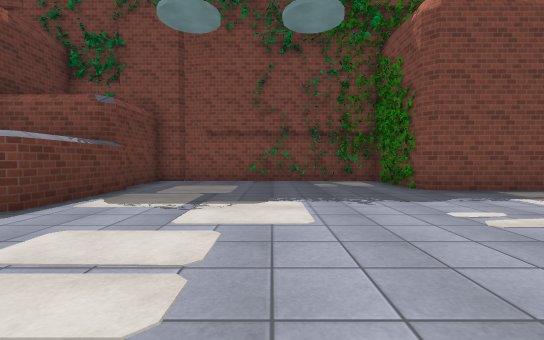
view 1 (above)

19 first-person views from a walk through a scene from a Unity 3-D project. The camera is 1.2 m above the floor, tilts 2° down and sees 90° across. The floor is counted in squares, 2 m on a side. Each view is taken from the middle of a square. On the plan, view 1 faces up. The plan holds only what a view shows up to about 9 squares ahead; the rest is blank. The place goes on beyond the plan. Surface patterns are stand-ins for the level's own textures.

view 2
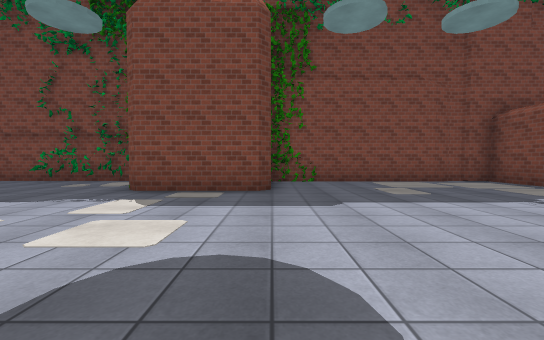

view 3
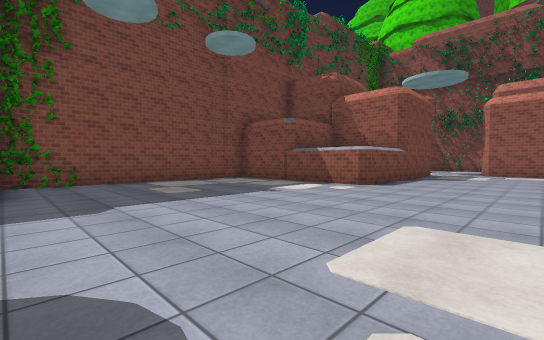

view 4
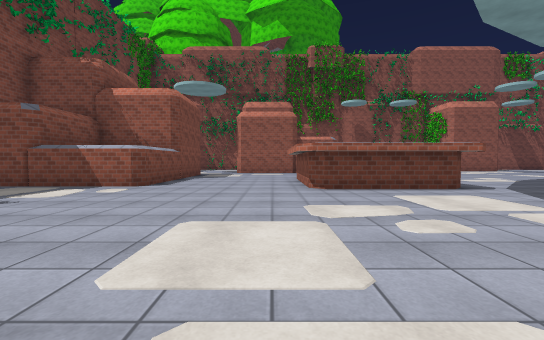

view 5
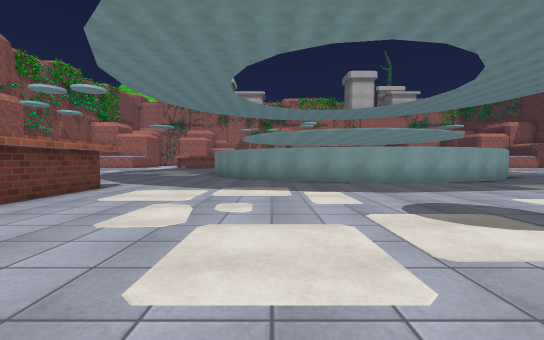

view 6
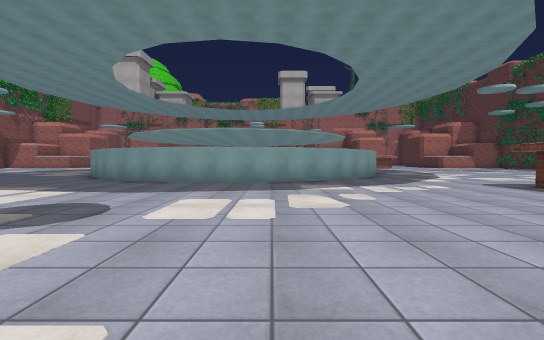

view 7
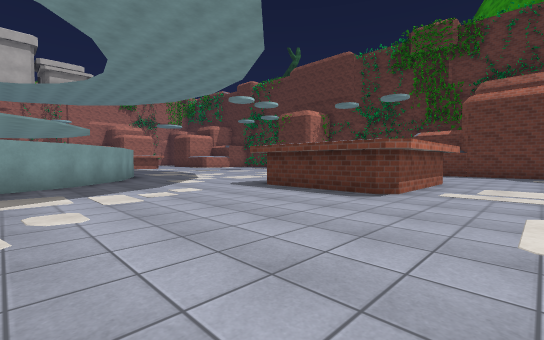

view 8
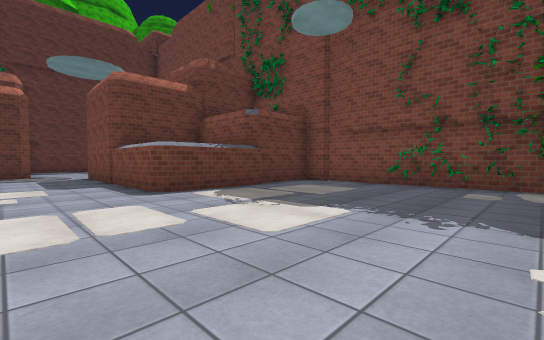

view 9
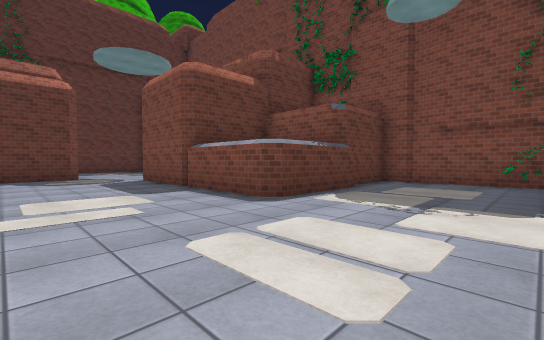

view 10
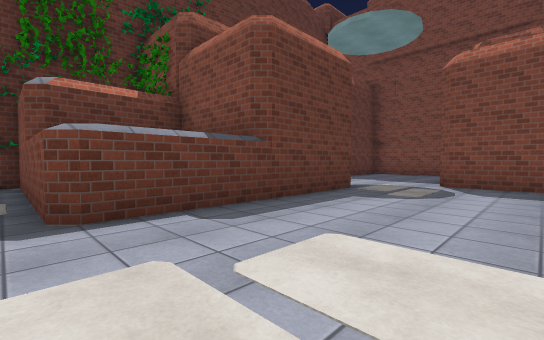

view 11
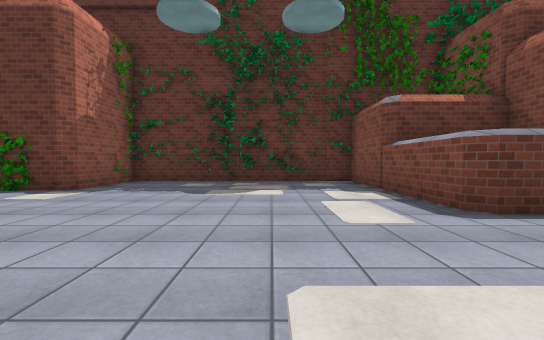

view 12
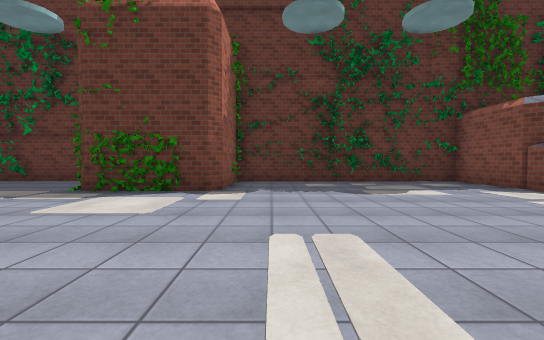

view 13
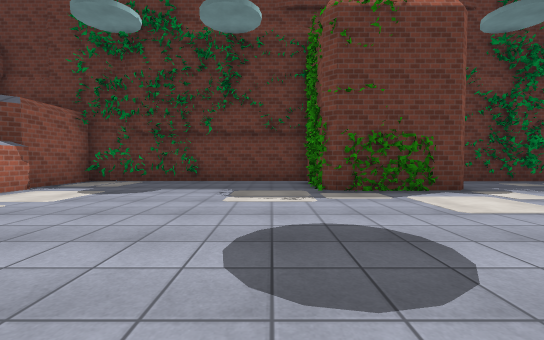

view 14
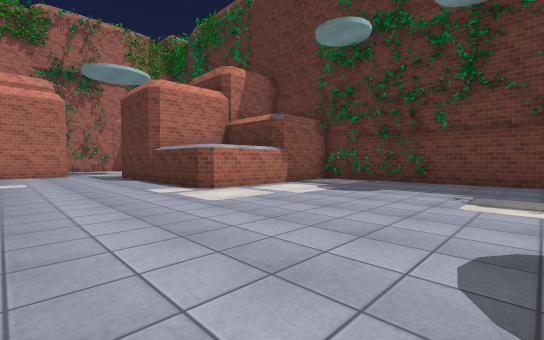

view 15
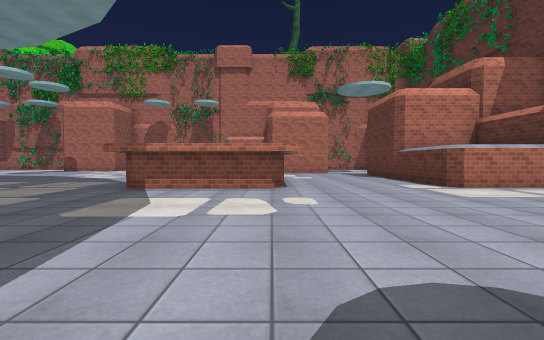

view 16
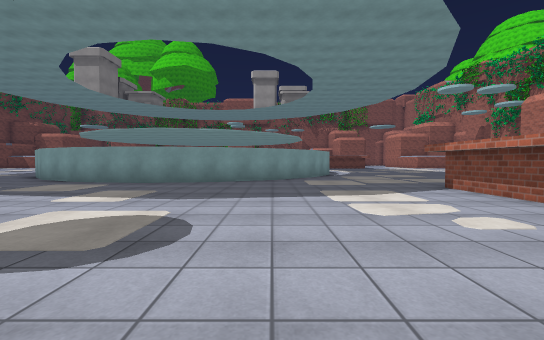

view 17
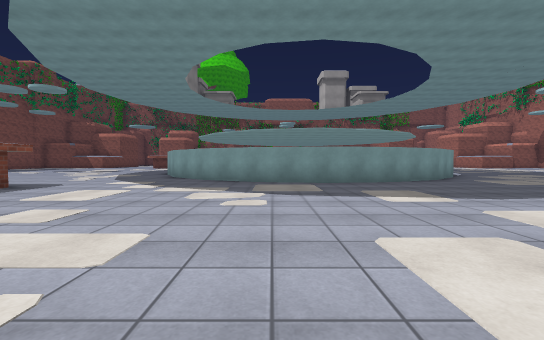

view 18
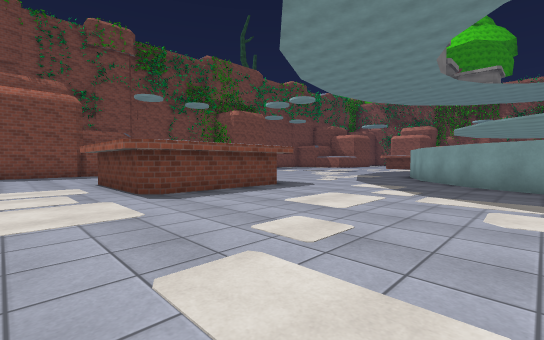

view 19
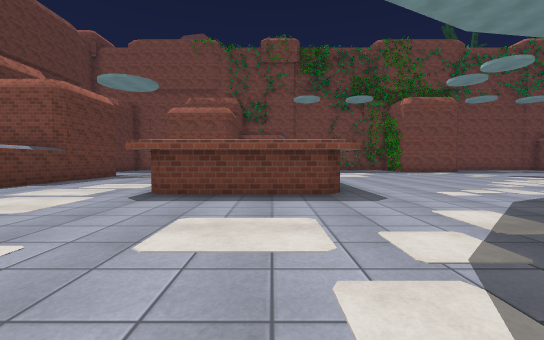

### Floor plan
Points are (right, up) in squares from view 1. A wall is a line through its corners. A room is listed if a view was taken in it or the views show most of it. See-through windows are left out.
Room 1 (views 1, 2, 3, 4, 5, 6, 7, 8, 9)
walls: (5.8, 5.4) (3, 5.4) (3, 6.5); (2.6, -5.6) (4.5, -5.2) (6.4, -5.6) (8.2, -6.4); (-2.8, -0.5) (-2.4, -0.8); (2.5, 8) (-3.3, 8) (-3.3, 5.9); (0.1, 8) (0.1, 7.4); (-3, 5.6) (-3, 3.3) (-3.3, 3) (-6.5, 3); (12.3, 3) (12.3, 8) (11.1, 8); (11.4, -4.2) (11.4, -0.8) (11.8, -0.5); (11.7, -3.9) (11.7, -1.1) (12.1, -0.8); (-5.5, -0.5) (-2.4, -0.5) (-2.4, -4.5); (10.8, 8) (7.4, 8); (11.2, 7.9) (10.7, 7.8); (-6, -0.8) (-3, -0.8) (-2.7, -1.1) (-2.7, -3.9)
ways out: opening at (-7, 1) to room 2; opening at (-0.5, -5) to room 2; opening at (2, 7); opening at (9.8, -5); opening at (12.3, 1)
objects: other object (7, 8)
Room 2 (views 10, 11, 12, 13, 14, 15, 16, 17, 18, 19)
walls: (-14.8, -12.9) (-14.8, -19.3) (-12.9, -19.3); (-1.4, -13.4) (-1.8, -11.5) (-1.4, -9.6) (-0.5, -7.8) (0.8, -6.4) (2.6, -5.6); (-2.4, -4.5) (-6.3, -4.5) (-6.6, -4.2) (-6.6, -1.9); (-2.7, -3.9) (-3, -4.2) (-6, -4.2) (-6.3, -3.9) (-6.3, -1.1); (-14.9, -4.8) (-14.8, -5.3); (-6.4, -18.5) (-2.6, -18.5); (-14.9, -16.3) (-14.3, -16.3); (-6.3, -19.2) (-6, -18.8) (-3, -18.8); (-12.8, -19) (-10.3, -19) (-10, -19.3); (-15, -18.5) (-14.5, -19); (-10, 1.5) (-10, -3.7) (-14.8, -3.7) (-14.8, -10) (-12.4, -10) (-12.4, -11.6); (-6.5, 3) (-8.5, 3)
ways out: opening at (-7, 1) to room 1; opening at (-0.5, -5) to room 1; opening at (-9, 2.5); opening at (-8, -19.3); opening at (-2, -16)
objects: other object (-14, -13); other object (-13, -13); other object (-12, -12)

Positions as (right, up) in squares from view 1, and headings:
1: (0, 0), facing up
2: (6, 0), facing up
3: (6, 0), facing up-right
4: (6, 0), facing right
5: (8, 2), facing down
6: (3, 2), facing down
7: (2, 1), facing down-left
8: (2, 1), facing up-left
9: (0, 0), facing up-left
10: (-7, -4), facing up-left
11: (-7, -6), facing left
12: (-7, -9), facing left
13: (-7, -14), facing left
14: (-7, -14), facing down-left
15: (-6, -13), facing down
16: (-9, -15), facing right
17: (-9, -10), facing right
18: (-8, -9), facing up-right
19: (-4, -9), facing up
